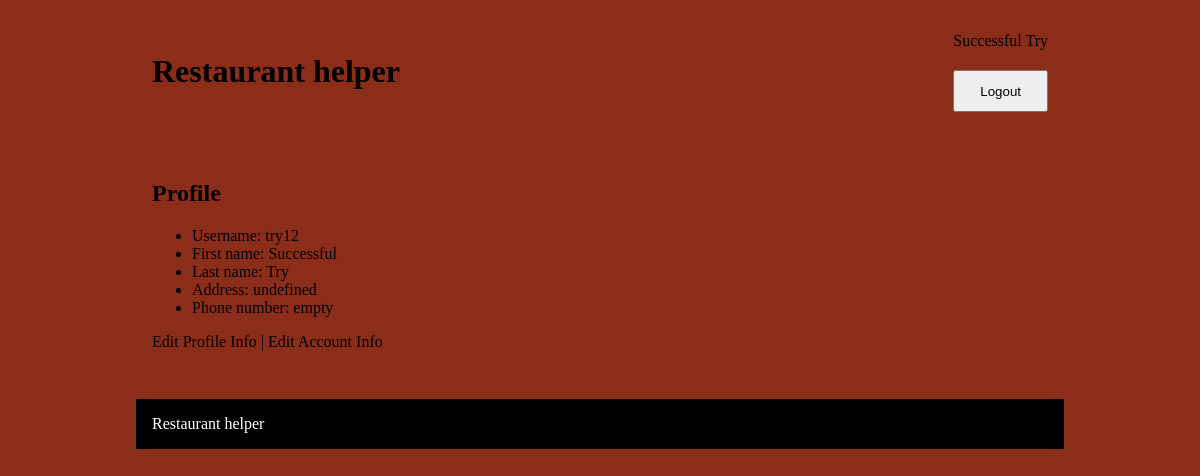
Before: /pages/profile.php (signed in) with the older database file.
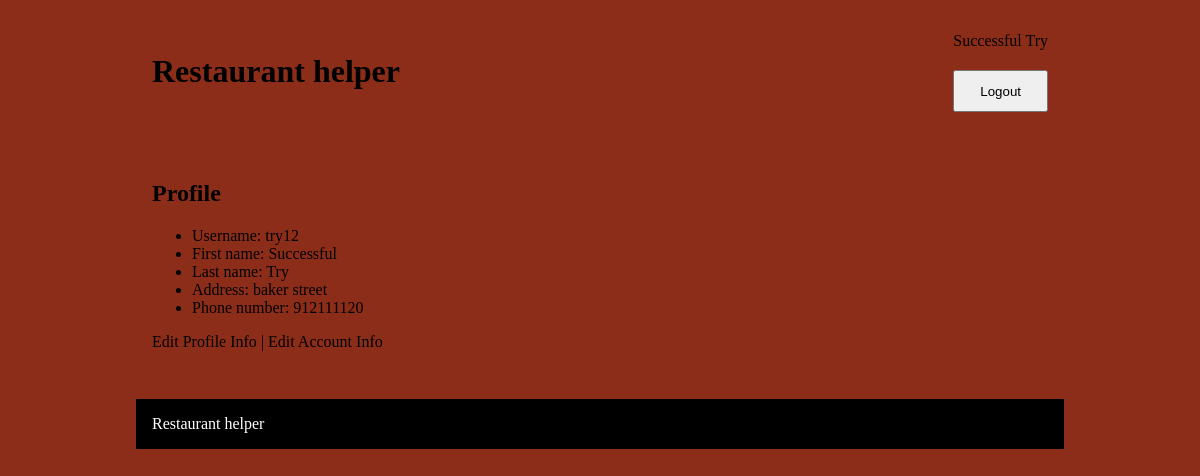
After: the same page with the newer database file.
### tables this page shows
CREATE TABLE users (
  userId INTEGER PRIMARY KEY,
  username VARCHAR NOT NULL UNIQUE,      
  password VARCHAR NOT NULL,                  
  Fname     VARCHAR NOT NULL,
  Lname    VARCHAR NOT NULL,
  adress   VARCHAR DEFAULT 'undefined',
  email    VARCHAR NOT NULL,
  phone    VARCHAR DEFAULT 'empty'                 
);

### database/user.class.php (called while the page is built, shortened)
<?php
  class User {
    public function __construct(int $id, string $username, string $firstName, string $lastName, string $adress, string $email, string $phone)
    {
      $this->username = $username;
      $this->firstName = $firstName;
      $this->lastName = $lastName;
      $this->adress = $adress;
      $this->phone = $phone;
    }
    static function getUser(PDO $db, int $id) : User {
      $stmt = $db->prepare('
      SELECT userId, username,Fname, Lname, adress,email, phone
      FROM users
      WHERE userId = ?
      ');
      $stmt->execute(array($id));
      $user = $stmt->fetch();
      return new User(
        (int)$user['userId'],
        $user['username'],
        $user['Fname'],
        $user['Lname'],
        $user['adress'],
        $user['email'],
        $user['phone']
      );
    }
  }
?>

### templates/users.php (the view, shortened to what this page needs)
<?php function drawProfile(User $user) { ?>
<h2>Profile</h2>
<article>
  <ul>
    <li>Username: <?=$user->username ?></li>
    <li>First name: <?= $user->firstName ?></li>
    <li>Last name: <?= $user->lastName ?></li>
    <li>Address: <?= $user->adress ?></li>
    <li>Phone number: <?= $user->phone ?></li>
  </ul>
</article>
<p>
  <a href="../pages/profile.php?id=profile"> Edit Profile Info</a> | <a href="../pages/profile.php?id=account">Edit Account Info</a>
</p>
<?php } ?>

### templates/common.php (shortened to what this page needs)
<?php function drawHeader() { ?>
<!DOCTYPE html>
<html lang="en-US">
  <head>
    <link rel="stylesheet" href="../css/style.css">
  </head>
  <body>
    <header>
      <h1><a href="../pages/main.php">Restaurant helper</a></h1>
      <?php if (isset($_SESSION['id'])) drawLogoutForm($_SESSION['name']);?>
    </header>
    <main>
<?php } ?>
<?php function drawFooter() { ?>
    </main>
    <footer>
      Restaurant helper
    </footer>
  </body>
</html>
<?php } ?>
<?php function drawLogoutForm(string $name) { ?>
  <form action="../action/action_logout.php" method="post" class="logout">
  <a href="../pages/profile.php"><?=$name?></a>
    <button type="submit">Logout</button>
  </form>
<?php } ?>

### pages/profile.php (shortened to what this page needs)
<?php
  require_once('../database/connection.php');
  require_once('../database/user.class.php');
  require_once('../templates/common.php');
  require_once('../templates/users.php');
  $db = getDatabaseConnection();
  $user = User::getUser($db, $_SESSION['id']);
  drawHeader();
  if($_GET['id']=='account'){
    drawAccountInfoForm($user);
  }
  else if ($_GET['id']=='profile'){
    drawProfileInfoForm($user);
  }
  else{
    drawProfile($user);
  }
  drawFooter();
?>

### css/style.css (style rules this page uses)
html { background-color: #8C2D19; }
body { width: 60em; margin: 1em auto; --main-color: black; max-width: 100vw; }
body > * { margin: 0 1em; }
body>header { display: flex; padding: 1em; }
body>header>h1 { flex-grow: 1; font-size: 2em; }
body>header>h1 a { text-decoration: none; color: var(--main-color); }
body>header>form { display: grid; }
body > header form a { text-decoration: none; color: var(--main-color); }
main { margin: 1em; padding: 1em; }
main a { color: var(--main-color); text-decoration: none; }
footer { background-color: black; padding: 1em; color: white; }

Changed rows visible on the page:
changed users "try12": adress "undefined" → "baker street"; phone "empty" → "912111120"
